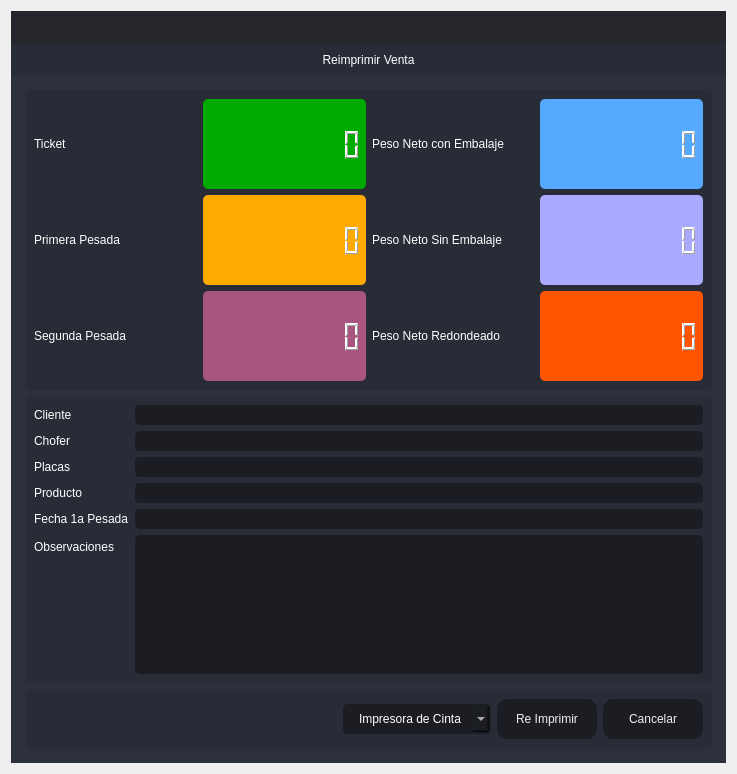
<?xml version="1.0" encoding="UTF-8"?>
<ui version="4.0">
 <class>Destare</class>
 <widget class="QDialog" name="Destare">
  <property name="windowModality">
   <enum>Qt::ApplicationModal</enum>
  </property>
  <property name="geometry">
   <rect>
    <x>0</x>
    <y>0</y>
    <width>737</width>
    <height>774</height>
   </rect>
  </property>
  <property name="minimumSize">
   <size>
    <width>737</width>
    <height>774</height>
   </size>
  </property>
  <property name="maximumSize">
   <size>
    <width>737</width>
    <height>774</height>
   </size>
  </property>
  <property name="windowTitle">
   <string> Reimpresión de Venta</string>
  </property>
  <property name="windowIcon">
   <iconset resource="files.qrc">
    <normaloff>:/16x16/icons/16x16/logo.png</normaloff>:/16x16/icons/16x16/logo.png</iconset>
  </property>
  <layout class="QVBoxLayout" name="verticalLayout_6">
   <item>
    <widget class="QFrame" name="frame_main">
     <property name="styleSheet">
      <string notr="true">/* LINE EDIT */
QLineEdit {
	background-color: rgb(27, 29, 35);
	border-radius: 5px;
	border: 2px solid rgb(27, 29, 35);
	padding-left: 10px;
}
QLineEdit:hover {
	border: 2px solid rgb(64, 71, 88);
}
QLineEdit:focus {
	border: 2px solid rgb(91, 101, 124);
}

/* SCROLL BARS */
QScrollBar:horizontal {
    border: none;
    background: rgb(52, 59, 72);
    height: 14px;
    margin: 0px 21px 0 21px;
	border-radius: 0px;
}
QScrollBar::handle:horizontal {
    background: rgb(85, 170, 255);
    min-width: 25px;
	border-radius: 7px
}
QScrollBar::add-line:horizontal {
    border: none;
    background: rgb(55, 63, 77);
    width: 20px;
	border-top-right-radius: 7px;
    border-bottom-right-radius: 7px;
    subcontrol-position: right;
    subcontrol-origin: margin;
}
QScrollBar::sub-line:horizontal {
    border: none;
    background: rgb(55, 63, 77);
    width: 20px;
	border-top-left-radius: 7px;
    border-bottom-left-radius: 7px;
    subcontrol-position: left;
    subcontrol-origin: margin;
}
QScrollBar::up-arrow:horizontal, QScrollBar::down-arrow:horizontal
{
     background: none;
}
QScrollBar::add-page:horizontal, QScrollBar::sub-page:horizontal
{
     background: none;
}
 QScrollBar:vertical {
	border: none;
    background: rgb(52, 59, 72);
    width: 14px;
    margin: 21px 0 21px 0;
	border-radius: 0px;
 }
 QScrollBar::handle:vertical {	
	background: rgb(85, 170, 255);
    min-height: 25px;
	border-radius: 7px
 }
 QScrollBar::add-line:vertical {
     border: none;
    background: rgb(55, 63, 77);
     height: 20px;
	border-bottom-left-radius: 7px;
    border-bottom-right-radius: 7px;
     subcontrol-position: bottom;
     subcontrol-origin: margin;
 }
 QScrollBar::sub-line:vertical {
	border: none;
    background: rgb(55, 63, 77);
     height: 20px;
	border-top-left-radius: 7px;
    border-top-right-radius: 7px;
     subcontrol-position: top;
     subcontrol-origin: margin;
 }
 QScrollBar::up-arrow:vertical, QScrollBar::down-arrow:vertical {
     background: none;
 }

 QScrollBar::add-page:vertical, QScrollBar::sub-page:vertical {
     background: none;
 }

/* CHECKBOX */
QCheckBox::indicator {
    border: 3px solid rgb(52, 59, 72);
	width: 15px;
	height: 15px;
	border-radius: 10px;
    background: rgb(44, 49, 60);
}
QCheckBox::indicator:hover {
    border: 3px solid rgb(58, 66, 81);
}
QCheckBox::indicator:checked {
    background: 3px solid rgb(52, 59, 72);
	border: 3px solid rgb(52, 59, 72);	
	background-image: url(:/16x16/icons/16x16/cil-check-alt.png);
}

/* RADIO BUTTON */
QRadioButton::indicator {
    border: 3px solid rgb(52, 59, 72);
	width: 15px;
	height: 15px;
	border-radius: 10px;
    background: rgb(44, 49, 60);
}
QRadioButton::indicator:hover {
    border: 3px solid rgb(58, 66, 81);
}
QRadioButton::indicator:checked {
    background: 3px solid rgb(94, 106, 130);
	border: 3px solid rgb(52, 59, 72);	
}

/* COMBOBOX */
QComboBox{
	background-color: rgb(27, 29, 35);
	border-radius: 5px;
	border: 2px solid rgb(27, 29, 35);
	padding: 5px;
	padding-left: 10px;
}
QComboBox:hover{
	border: 2px solid rgb(64, 71, 88);
}
QComboBox::drop-down {
	subcontrol-origin: padding;
	subcontrol-position: top right;
	width: 25px; 
	border-left-width: 3px;
	border-left-color: rgba(39, 44, 54, 150);
	border-left-style: solid;
	border-top-right-radius: 3px;
	border-bottom-right-radius: 3px;	
	background-image: url(:/16x16/icons/16x16/cil-arrow-bottom.png);
	background-position: center;
	background-repeat: no-reperat;
 }
QComboBox QAbstractItemView {
	color: rgb(85, 170, 255);	
	background-color: rgb(27, 29, 35);
	padding: 10px;
	selection-background-color: rgb(39, 44, 54);
}

/* SLIDERS */
QSlider::groove:horizontal {
    border-radius: 9px;
    height: 18px;
	margin: 0px;
	background-color: rgb(52, 59, 72);
}
QSlider::groove:horizontal:hover {
	background-color: rgb(55, 62, 76);
}
QSlider::handle:horizontal {
    background-color: rgb(85, 170, 255);
    border: none;
    height: 18px;
    width: 18px;
    margin: 0px;
	border-radius: 9px;
}
QSlider::handle:horizontal:hover {
    background-color: rgb(105, 180, 255);
}
QSlider::handle:horizontal:pressed {
    background-color: rgb(65, 130, 195);
}

QSlider::groove:vertical {
    border-radius: 9px;
    width: 18px;
    margin: 0px;
	background-color: rgb(52, 59, 72);
}
QSlider::groove:vertical:hover {
	background-color: rgb(55, 62, 76);
}
QSlider::handle:vertical {
    background-color: rgb(85, 170, 255);
	border: none;
    height: 18px;
    width: 18px;
    margin: 0px;
	border-radius: 9px;
}
QSlider::handle:vertical:hover {
    background-color: rgb(105, 180, 255);
}
QSlider::handle:vertical:pressed {
    background-color: rgb(65, 130, 195);
}

</string>
     </property>
     <property name="frameShape">
      <enum>QFrame::NoFrame</enum>
     </property>
     <property name="frameShadow">
      <enum>QFrame::Raised</enum>
     </property>
     <layout class="QVBoxLayout" name="verticalLayout">
      <property name="spacing">
       <number>0</number>
      </property>
      <property name="leftMargin">
       <number>0</number>
      </property>
      <property name="topMargin">
       <number>0</number>
      </property>
      <property name="rightMargin">
       <number>0</number>
      </property>
      <property name="bottomMargin">
       <number>0</number>
      </property>
      <item>
       <widget class="QFrame" name="frame_top">
        <property name="minimumSize">
         <size>
          <width>0</width>
          <height>65</height>
         </size>
        </property>
        <property name="maximumSize">
         <size>
          <width>16777215</width>
          <height>65</height>
         </size>
        </property>
        <property name="styleSheet">
         <string notr="true">background-color: transparent;</string>
        </property>
        <property name="frameShape">
         <enum>QFrame::NoFrame</enum>
        </property>
        <property name="frameShadow">
         <enum>QFrame::Raised</enum>
        </property>
        <layout class="QHBoxLayout" name="horizontalLayout_3">
         <property name="spacing">
          <number>0</number>
         </property>
         <property name="leftMargin">
          <number>0</number>
         </property>
         <property name="topMargin">
          <number>0</number>
         </property>
         <property name="rightMargin">
          <number>0</number>
         </property>
         <property name="bottomMargin">
          <number>0</number>
         </property>
         <item>
          <widget class="QFrame" name="frame_toggle">
           <property name="maximumSize">
            <size>
             <width>70</width>
             <height>16777215</height>
            </size>
           </property>
           <property name="styleSheet">
            <string notr="true">background-color: rgb(27, 29, 35);</string>
           </property>
           <property name="frameShape">
            <enum>QFrame::NoFrame</enum>
           </property>
           <property name="frameShadow">
            <enum>QFrame::Raised</enum>
           </property>
           <layout class="QVBoxLayout" name="verticalLayout_3">
            <property name="spacing">
             <number>0</number>
            </property>
            <property name="leftMargin">
             <number>0</number>
            </property>
            <property name="topMargin">
             <number>0</number>
            </property>
            <property name="rightMargin">
             <number>0</number>
            </property>
            <property name="bottomMargin">
             <number>0</number>
            </property>
           </layout>
          </widget>
         </item>
         <item>
          <widget class="QFrame" name="frame_top_right">
           <property name="styleSheet">
            <string notr="true">background: transparent;</string>
           </property>
           <property name="frameShape">
            <enum>QFrame::NoFrame</enum>
           </property>
           <property name="frameShadow">
            <enum>QFrame::Raised</enum>
           </property>
           <layout class="QVBoxLayout" name="verticalLayout_2">
            <property name="spacing">
             <number>0</number>
            </property>
            <property name="leftMargin">
             <number>0</number>
            </property>
            <property name="topMargin">
             <number>0</number>
            </property>
            <property name="rightMargin">
             <number>0</number>
            </property>
            <property name="bottomMargin">
             <number>0</number>
            </property>
            <item>
             <widget class="QFrame" name="frame_top_btns">
              <property name="maximumSize">
               <size>
                <width>16777215</width>
                <height>42</height>
               </size>
              </property>
              <property name="styleSheet">
               <string notr="true">background-color: rgba(27, 29, 35, 200)</string>
              </property>
              <property name="frameShape">
               <enum>QFrame::NoFrame</enum>
              </property>
              <property name="frameShadow">
               <enum>QFrame::Raised</enum>
              </property>
              <layout class="QHBoxLayout" name="horizontalLayout_4">
               <property name="spacing">
                <number>0</number>
               </property>
               <property name="leftMargin">
                <number>0</number>
               </property>
               <property name="topMargin">
                <number>0</number>
               </property>
               <property name="rightMargin">
                <number>0</number>
               </property>
               <property name="bottomMargin">
                <number>0</number>
               </property>
               <item>
                <widget class="QFrame" name="frame_label_top_btns">
                 <property name="sizePolicy">
                  <sizepolicy hsizetype="Expanding" vsizetype="Preferred">
                   <horstretch>0</horstretch>
                   <verstretch>0</verstretch>
                  </sizepolicy>
                 </property>
                 <property name="frameShape">
                  <enum>QFrame::NoFrame</enum>
                 </property>
                 <property name="frameShadow">
                  <enum>QFrame::Raised</enum>
                 </property>
                 <layout class="QHBoxLayout" name="horizontalLayout_10">
                  <property name="spacing">
                   <number>0</number>
                  </property>
                  <property name="leftMargin">
                   <number>5</number>
                  </property>
                  <property name="topMargin">
                   <number>0</number>
                  </property>
                  <property name="rightMargin">
                   <number>10</number>
                  </property>
                  <property name="bottomMargin">
                   <number>0</number>
                  </property>
                 </layout>
                </widget>
               </item>
               <item alignment="Qt::AlignRight">
                <widget class="QFrame" name="frame_btns_right">
                 <property name="sizePolicy">
                  <sizepolicy hsizetype="Expanding" vsizetype="Preferred">
                   <horstretch>0</horstretch>
                   <verstretch>0</verstretch>
                  </sizepolicy>
                 </property>
                 <property name="maximumSize">
                  <size>
                   <width>120</width>
                   <height>16777215</height>
                  </size>
                 </property>
                 <property name="frameShape">
                  <enum>QFrame::NoFrame</enum>
                 </property>
                 <property name="frameShadow">
                  <enum>QFrame::Raised</enum>
                 </property>
                 <layout class="QHBoxLayout" name="horizontalLayout_5">
                  <property name="spacing">
                   <number>0</number>
                  </property>
                  <property name="leftMargin">
                   <number>0</number>
                  </property>
                  <property name="topMargin">
                   <number>0</number>
                  </property>
                  <property name="rightMargin">
                   <number>0</number>
                  </property>
                  <property name="bottomMargin">
                   <number>0</number>
                  </property>
                 </layout>
                </widget>
               </item>
              </layout>
             </widget>
            </item>
            <item>
             <widget class="QFrame" name="frame_top_info">
              <property name="maximumSize">
               <size>
                <width>16777215</width>
                <height>65</height>
               </size>
              </property>
              <property name="styleSheet">
               <string notr="true">background-color: rgb(39, 44, 54);</string>
              </property>
              <property name="frameShape">
               <enum>QFrame::NoFrame</enum>
              </property>
              <property name="frameShadow">
               <enum>QFrame::Raised</enum>
              </property>
              <layout class="QHBoxLayout" name="horizontalLayout_8">
               <property name="spacing">
                <number>0</number>
               </property>
               <property name="leftMargin">
                <number>10</number>
               </property>
               <property name="topMargin">
                <number>0</number>
               </property>
               <property name="rightMargin">
                <number>10</number>
               </property>
               <property name="bottomMargin">
                <number>0</number>
               </property>
               <item>
                <widget class="QLabel" name="label">
                 <property name="styleSheet">
                  <string notr="true">font: 75 16pt &quot;MS Shell Dlg 2&quot;;
color: rgb(255, 255, 255);</string>
                 </property>
                 <property name="text">
                  <string>Reimprimir Venta</string>
                 </property>
                 <property name="alignment">
                  <set>Qt::AlignCenter</set>
                 </property>
                </widget>
               </item>
              </layout>
             </widget>
            </item>
           </layout>
          </widget>
         </item>
        </layout>
       </widget>
      </item>
      <item>
       <widget class="QFrame" name="frame_center">
        <property name="sizePolicy">
         <sizepolicy hsizetype="Expanding" vsizetype="Expanding">
          <horstretch>0</horstretch>
          <verstretch>0</verstretch>
         </sizepolicy>
        </property>
        <property name="styleSheet">
         <string notr="true">background-color: rgb(40, 44, 52);</string>
        </property>
        <property name="frameShape">
         <enum>QFrame::NoFrame</enum>
        </property>
        <property name="frameShadow">
         <enum>QFrame::Raised</enum>
        </property>
        <layout class="QHBoxLayout" name="horizontalLayout_2">
         <property name="spacing">
          <number>0</number>
         </property>
         <property name="leftMargin">
          <number>0</number>
         </property>
         <property name="topMargin">
          <number>0</number>
         </property>
         <property name="rightMargin">
          <number>0</number>
         </property>
         <property name="bottomMargin">
          <number>0</number>
         </property>
         <item>
          <widget class="QFrame" name="frame_content_right">
           <property name="styleSheet">
            <string notr="true">background-color: rgb(44, 49, 60);</string>
           </property>
           <property name="frameShape">
            <enum>QFrame::NoFrame</enum>
           </property>
           <property name="frameShadow">
            <enum>QFrame::Raised</enum>
           </property>
           <layout class="QVBoxLayout" name="verticalLayout_4">
            <property name="spacing">
             <number>0</number>
            </property>
            <property name="leftMargin">
             <number>0</number>
            </property>
            <property name="topMargin">
             <number>0</number>
            </property>
            <property name="rightMargin">
             <number>0</number>
            </property>
            <property name="bottomMargin">
             <number>0</number>
            </property>
            <item>
             <widget class="QFrame" name="frame_content">
              <property name="frameShape">
               <enum>QFrame::NoFrame</enum>
              </property>
              <property name="frameShadow">
               <enum>QFrame::Raised</enum>
              </property>
              <layout class="QVBoxLayout" name="verticalLayout_9">
               <property name="spacing">
                <number>0</number>
               </property>
               <property name="leftMargin">
                <number>5</number>
               </property>
               <property name="topMargin">
                <number>5</number>
               </property>
               <property name="rightMargin">
                <number>5</number>
               </property>
               <property name="bottomMargin">
                <number>5</number>
               </property>
               <item>
                <widget class="QStackedWidget" name="stackedWidget">
                 <property name="styleSheet">
                  <string notr="true">background: transparent;</string>
                 </property>
                 <property name="currentIndex">
                  <number>0</number>
                 </property>
                 <widget class="QWidget" name="page_home">
                  <layout class="QVBoxLayout" name="verticalLayout_10">
                   <item>
                    <widget class="QFrame" name="frame">
                     <property name="minimumSize">
                      <size>
                       <width>0</width>
                       <height>300</height>
                      </size>
                     </property>
                     <property name="maximumSize">
                      <size>
                       <width>16777215</width>
                       <height>300</height>
                      </size>
                     </property>
                     <property name="styleSheet">
                      <string notr="true">background-color: rgb(39, 44, 54);
border-radius: 5px;</string>
                     </property>
                     <property name="frameShape">
                      <enum>QFrame::StyledPanel</enum>
                     </property>
                     <property name="frameShadow">
                      <enum>QFrame::Raised</enum>
                     </property>
                     <layout class="QHBoxLayout" name="horizontalLayout_6">
                      <item>
                       <layout class="QGridLayout" name="gridLayout_2">
                        <item row="1" column="2">
                         <widget class="QLabel" name="label_5">
                          <property name="styleSheet">
                           <string notr="true">color: rgb(255, 255, 255);
font: 75 12pt &quot;MS Shell Dlg 2&quot;;</string>
                          </property>
                          <property name="text">
                           <string>Peso Neto Sin Embalaje</string>
                          </property>
                         </widget>
                        </item>
                        <item row="1" column="1">
                         <widget class="QLCDNumber" name="lcdNumber_3">
                          <property name="styleSheet">
                           <string notr="true">color: rgb(255, 255, 255);
background-color: rgb(255, 170, 0);</string>
                          </property>
                          <property name="digitCount">
                           <number>10</number>
                          </property>
                         </widget>
                        </item>
                        <item row="1" column="3">
                         <widget class="QLCDNumber" name="lcdNumber_4">
                          <property name="styleSheet">
                           <string notr="true">color: rgb(255, 255, 255);
background-color: rgb(170, 170, 255);</string>
                          </property>
                          <property name="digitCount">
                           <number>10</number>
                          </property>
                         </widget>
                        </item>
                        <item row="0" column="3">
                         <widget class="QLCDNumber" name="lcdNumber_1">
                          <property name="styleSheet">
                           <string notr="true">color: rgb(255, 255, 255);
background-color: rgb(85, 170, 255);</string>
                          </property>
                          <property name="digitCount">
                           <number>10</number>
                          </property>
                         </widget>
                        </item>
                        <item row="2" column="3">
                         <widget class="QLCDNumber" name="lcdNumber_6">
                          <property name="styleSheet">
                           <string notr="true">color: rgb(255, 255, 255);
background-color: rgb(255, 85, 0);</string>
                          </property>
                          <property name="digitCount">
                           <number>10</number>
                          </property>
                         </widget>
                        </item>
                        <item row="0" column="0">
                         <widget class="QLabel" name="label_2">
                          <property name="styleSheet">
                           <string notr="true">color: rgb(255, 255, 255);
font: 75 12pt &quot;MS Shell Dlg 2&quot;;</string>
                          </property>
                          <property name="text">
                           <string>Ticket</string>
                          </property>
                         </widget>
                        </item>
                        <item row="1" column="0">
                         <widget class="QLabel" name="label_4">
                          <property name="styleSheet">
                           <string notr="true">color: rgb(255, 255, 255);
font: 75 12pt &quot;MS Shell Dlg 2&quot;;</string>
                          </property>
                          <property name="text">
                           <string>Primera Pesada</string>
                          </property>
                         </widget>
                        </item>
                        <item row="0" column="1">
                         <widget class="QLCDNumber" name="lcdNumber_9">
                          <property name="styleSheet">
                           <string notr="true">color: rgb(255, 255, 255);
background-color: rgb(0, 170, 0);</string>
                          </property>
                          <property name="digitCount">
                           <number>10</number>
                          </property>
                         </widget>
                        </item>
                        <item row="2" column="0">
                         <widget class="QLabel" name="label_6">
                          <property name="styleSheet">
                           <string notr="true">color: rgb(255, 255, 255);
font: 75 12pt &quot;MS Shell Dlg 2&quot;;</string>
                          </property>
                          <property name="text">
                           <string>Segunda Pesada</string>
                          </property>
                         </widget>
                        </item>
                        <item row="0" column="2">
                         <widget class="QLabel" name="label_3">
                          <property name="styleSheet">
                           <string notr="true">color: rgb(255, 255, 255);
font: 75 12pt &quot;MS Shell Dlg 2&quot;;</string>
                          </property>
                          <property name="text">
                           <string>Peso Neto con Embalaje</string>
                          </property>
                         </widget>
                        </item>
                        <item row="2" column="2">
                         <widget class="QLabel" name="label_7">
                          <property name="styleSheet">
                           <string notr="true">color: rgb(255, 255, 255);
font: 75 12pt &quot;MS Shell Dlg 2&quot;;</string>
                          </property>
                          <property name="text">
                           <string>Peso Neto Redondeado</string>
                          </property>
                         </widget>
                        </item>
                        <item row="2" column="1">
                         <widget class="QLCDNumber" name="lcdNumber_7">
                          <property name="styleSheet">
                           <string notr="true">color: rgb(255, 255, 255);
background-color: rgb(170, 85, 127);</string>
                          </property>
                          <property name="digitCount">
                           <number>10</number>
                          </property>
                         </widget>
                        </item>
                       </layout>
                      </item>
                     </layout>
                    </widget>
                   </item>
                   <item>
                    <widget class="QFrame" name="frame_3">
                     <property name="minimumSize">
                      <size>
                       <width>0</width>
                       <height>160</height>
                      </size>
                     </property>
                     <property name="maximumSize">
                      <size>
                       <width>16777215</width>
                       <height>500</height>
                      </size>
                     </property>
                     <property name="styleSheet">
                      <string notr="true">background-color: rgb(39, 44, 54);
border-radius: 5px;</string>
                     </property>
                     <property name="frameShape">
                      <enum>QFrame::StyledPanel</enum>
                     </property>
                     <property name="frameShadow">
                      <enum>QFrame::Raised</enum>
                     </property>
                     <layout class="QVBoxLayout" name="verticalLayout_5">
                      <item>
                       <layout class="QFormLayout" name="formLayout">
                        <item row="0" column="0">
                         <widget class="QLabel" name="label_8">
                          <property name="styleSheet">
                           <string notr="true">color: rgb(255, 255, 255);
font: 75 12pt &quot;MS Shell Dlg 2&quot;;</string>
                          </property>
                          <property name="text">
                           <string>Cliente</string>
                          </property>
                         </widget>
                        </item>
                        <item row="0" column="1">
                         <widget class="QLineEdit" name="Cliente">
                          <property name="styleSheet">
                           <string notr="true">QLineEdit {
	background-color: rgb(27, 29, 35);
	border-radius: 5px;
	border: 2px solid rgb(27, 29, 35);
	padding-left: 10px;
	font: 75 12pt &quot;MS Shell Dlg 2&quot;;
	color: rgb(255, 255, 255);
}
QLineEdit:hover {
	border: 2px solid rgb(64, 71, 88);
}
QLineEdit:focus {
	border: 2px solid rgb(91, 101, 124);
}</string>
                          </property>
                          <property name="readOnly">
                           <bool>true</bool>
                          </property>
                         </widget>
                        </item>
                        <item row="1" column="0">
                         <widget class="QLabel" name="label_9">
                          <property name="styleSheet">
                           <string notr="true">color: rgb(255, 255, 255);
font: 75 12pt &quot;MS Shell Dlg 2&quot;;</string>
                          </property>
                          <property name="text">
                           <string>Chofer</string>
                          </property>
                         </widget>
                        </item>
                        <item row="1" column="1">
                         <widget class="QLineEdit" name="Operador">
                          <property name="styleSheet">
                           <string notr="true">QLineEdit {
	background-color: rgb(27, 29, 35);
	border-radius: 5px;
	border: 2px solid rgb(27, 29, 35);
	padding-left: 10px;
	font: 75 12pt &quot;MS Shell Dlg 2&quot;;
	color: rgb(255, 255, 255);
}
QLineEdit:hover {
	border: 2px solid rgb(64, 71, 88);
}
QLineEdit:focus {
	border: 2px solid rgb(91, 101, 124);
}</string>
                          </property>
                          <property name="readOnly">
                           <bool>true</bool>
                          </property>
                         </widget>
                        </item>
                        <item row="2" column="0">
                         <widget class="QLabel" name="label_10">
                          <property name="styleSheet">
                           <string notr="true">color: rgb(255, 255, 255);
font: 75 12pt &quot;MS Shell Dlg 2&quot;;</string>
                          </property>
                          <property name="text">
                           <string>Placas</string>
                          </property>
                         </widget>
                        </item>
                        <item row="2" column="1">
                         <widget class="QLineEdit" name="Placas">
                          <property name="styleSheet">
                           <string notr="true">QLineEdit {
	background-color: rgb(27, 29, 35);
	border-radius: 5px;
	border: 2px solid rgb(27, 29, 35);
	padding-left: 10px;
	font: 75 12pt &quot;MS Shell Dlg 2&quot;;
	color: rgb(255, 255, 255);
}
QLineEdit:hover {
	border: 2px solid rgb(64, 71, 88);
}
QLineEdit:focus {
	border: 2px solid rgb(91, 101, 124);
}</string>
                          </property>
                          <property name="readOnly">
                           <bool>true</bool>
                          </property>
                         </widget>
                        </item>
                        <item row="3" column="0">
                         <widget class="QLabel" name="label_11">
                          <property name="styleSheet">
                           <string notr="true">color: rgb(255, 255, 255);
font: 75 12pt &quot;MS Shell Dlg 2&quot;;</string>
                          </property>
                          <property name="text">
                           <string>Producto</string>
                          </property>
                         </widget>
                        </item>
                        <item row="3" column="1">
                         <widget class="QLineEdit" name="Producto">
                          <property name="styleSheet">
                           <string notr="true">QLineEdit {
	background-color: rgb(27, 29, 35);
	border-radius: 5px;
	border: 2px solid rgb(27, 29, 35);
	padding-left: 10px;
	font: 75 12pt &quot;MS Shell Dlg 2&quot;;
	color: rgb(255, 255, 255);
}
QLineEdit:hover {
	border: 2px solid rgb(64, 71, 88);
}
QLineEdit:focus {
	border: 2px solid rgb(91, 101, 124);
}</string>
                          </property>
                          <property name="readOnly">
                           <bool>true</bool>
                          </property>
                         </widget>
                        </item>
                        <item row="4" column="0">
                         <widget class="QLabel" name="label_12">
                          <property name="styleSheet">
                           <string notr="true">color: rgb(255, 255, 255);
font: 75 12pt &quot;MS Shell Dlg 2&quot;;</string>
                          </property>
                          <property name="text">
                           <string>Fecha 1a Pesada</string>
                          </property>
                         </widget>
                        </item>
                        <item row="4" column="1">
                         <widget class="QLineEdit" name="EFecha">
                          <property name="styleSheet">
                           <string notr="true">QLineEdit {
	background-color: rgb(27, 29, 35);
	border-radius: 5px;
	border: 2px solid rgb(27, 29, 35);
	padding-left: 10px;
	font: 75 12pt &quot;MS Shell Dlg 2&quot;;
	color: rgb(255, 255, 255);
}
QLineEdit:hover {
	border: 2px solid rgb(64, 71, 88);
}
QLineEdit:focus {
	border: 2px solid rgb(91, 101, 124);
}</string>
                          </property>
                          <property name="readOnly">
                           <bool>true</bool>
                          </property>
                         </widget>
                        </item>
                        <item row="5" column="0">
                         <widget class="QLabel" name="label_13">
                          <property name="styleSheet">
                           <string notr="true">color: rgb(255, 255, 255);
font: 75 12pt &quot;MS Shell Dlg 2&quot;;</string>
                          </property>
                          <property name="text">
                           <string>Observaciones</string>
                          </property>
                         </widget>
                        </item>
                        <item row="5" column="1">
                         <widget class="QPlainTextEdit" name="ObservacionesCompra">
                          <property name="styleSheet">
                           <string notr="true">QPlainTextEdit {
	background-color: rgb(27, 29, 35);
	border-radius: 5px;
	padding: 10px;
    color: rgb(255, 255, 255);
	font: 75 12pt &quot;MS Shell Dlg 2&quot;;
}
QPlainTextEdit:hover {
	border: 2px solid rgb(64, 71, 88);
}
QPlainTextEdit:focus {
	border: 2px solid rgb(91, 101, 124);
}</string>
                          </property>
                          <property name="readOnly">
                           <bool>true</bool>
                          </property>
                         </widget>
                        </item>
                       </layout>
                      </item>
                     </layout>
                    </widget>
                   </item>
                   <item>
                    <widget class="QFrame" name="frame_2">
                     <property name="minimumSize">
                      <size>
                       <width>0</width>
                       <height>60</height>
                      </size>
                     </property>
                     <property name="maximumSize">
                      <size>
                       <width>16777215</width>
                       <height>60</height>
                      </size>
                     </property>
                     <property name="styleSheet">
                      <string notr="true">background-color: rgb(39, 44, 54);
border-radius: 5px;</string>
                     </property>
                     <property name="frameShape">
                      <enum>QFrame::StyledPanel</enum>
                     </property>
                     <property name="frameShadow">
                      <enum>QFrame::Raised</enum>
                     </property>
                     <layout class="QHBoxLayout" name="horizontalLayout_9">
                      <item>
                       <layout class="QGridLayout" name="gridLayout">
                        <item row="0" column="2">
                         <widget class="QPushButton" name="btn_guardar">
                          <property name="minimumSize">
                           <size>
                            <width>100</width>
                            <height>40</height>
                           </size>
                          </property>
                          <property name="styleSheet">
                           <string notr="true">QPushButton {
	border-color: rgb(27, 29, 35);
	font: 75 10pt &quot;MS Shell Dlg 2&quot;;
	color: rgb(240, 240, 240);
	background-color: rgb(27, 29, 35);
	border: 0px solid;
	border-radius: 10px;	
}
QPushButton:hover {
	background-color:rgb(44, 49, 60);
	border-color: rgb(27, 29, 35);
	border: 2px solid;
}</string>
                          </property>
                          <property name="text">
                           <string>Re Imprimir</string>
                          </property>
                         </widget>
                        </item>
                        <item row="0" column="0">
                         <spacer name="horizontalSpacer">
                          <property name="orientation">
                           <enum>Qt::Horizontal</enum>
                          </property>
                          <property name="sizeHint" stdset="0">
                           <size>
                            <width>40</width>
                            <height>20</height>
                           </size>
                          </property>
                         </spacer>
                        </item>
                        <item row="0" column="3">
                         <widget class="QPushButton" name="btnr">
                          <property name="minimumSize">
                           <size>
                            <width>100</width>
                            <height>40</height>
                           </size>
                          </property>
                          <property name="styleSheet">
                           <string notr="true">QPushButton {
	border-color: rgb(27, 29, 35);
	font: 75 10pt &quot;MS Shell Dlg 2&quot;;
	color: rgb(240, 240, 240);
	background-color: rgb(27, 29, 35);
	border: 0px solid;
	border-radius: 10px;	
}
QPushButton:hover {
	background-color:rgb(44, 49, 60);
	border-color: rgb(27, 29, 35);
	border: 2px solid;
}</string>
                          </property>
                          <property name="text">
                           <string>Cancelar</string>
                          </property>
                         </widget>
                        </item>
                        <item row="0" column="1">
                         <widget class="QComboBox" name="comboBox_impresora">
                          <property name="styleSheet">
                           <string notr="true">QComboBox{
	background-color: rgb(27, 29, 35);
	border-radius: 5px;
	border: 2px solid rgb(27, 29, 35);
	padding: 5px;
	padding-left: 14px;
	color: rgb(255, 255, 255);
    font: 75 12pt &quot;MS Shell Dlg 2&quot;;
}
QComboBox:hover{
	border: 2px solid rgb(64, 71, 88);
}
QComboBox QAbstractItemView {
	color: rgb(85, 170, 255);	
	background-color: rgb(27, 29, 35);
	padding: 10px;
	selection-background-color: rgb(39, 44, 54);
}</string>
                          </property>
                          <item>
                           <property name="text">
                            <string>Impresora de Cinta</string>
                           </property>
                          </item>
                          <item>
                           <property name="text">
                            <string>Impresora Windows</string>
                           </property>
                          </item>
                         </widget>
                        </item>
                       </layout>
                      </item>
                     </layout>
                    </widget>
                   </item>
                  </layout>
                 </widget>
                </widget>
               </item>
              </layout>
             </widget>
            </item>
           </layout>
          </widget>
         </item>
        </layout>
       </widget>
      </item>
     </layout>
    </widget>
   </item>
  </layout>
 </widget>
 <resources>
  <include location="files.qrc"/>
 </resources>
 <connections/>
</ui>
